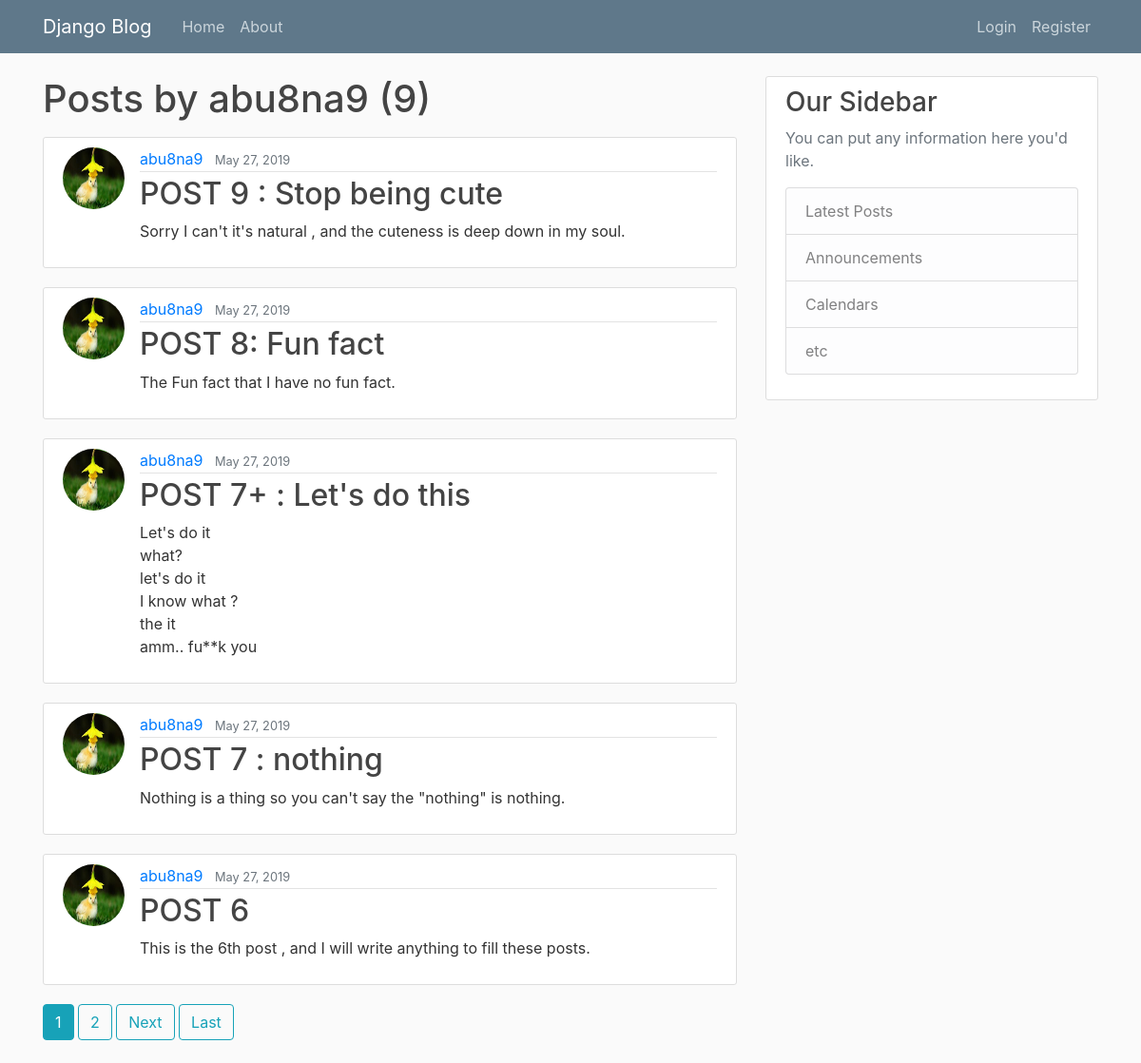
The app's page /user/abu8na9 with its own data.
### blog/models.py (models this page shows, shortened)
class Post(models.Model):
    title = models.CharField(max_length=100)
    content = models.TextField()
    date_posted = models.DateTimeField(default=timezone.now)
    author = models.ForeignKey(User, on_delete=models.CASCADE)

### users/models.py (models this page shows, shortened)
class Profile(models.Model):
    user = models.OneToOneField(User, on_delete=models.CASCADE)
    image = models.ImageField(default='default.jpg', upload_to='profile_pics')

### blog/views.py (the view)
# urls.py: path('user/<str:username>', UserPostListView.as_view(), name='user-posts'),
class UserPostListView(ListView):
    model = Post
    template_name = 'blog/user_posts.html'
    context_object_name = 'posts'
    paginate_by = 5
    def get_queryset(self):
        user = get_object_or_404(User, username=self.kwargs.get('username'))
        return Post.objects.filter(author=user).order_by('-date_posted')

### blog/templates/blog/user_posts.html (shortened to what this page needs)
{% extends "blog/base.html" %}
{% block content %}
    <h1 class="mb-3" >Posts by {{ view.kwargs.username }} ({{ page_obj.paginator.count }})</h1>
    {% for post in posts %}
        <article class="media content-section">
          <img class="rounded-circle article-img" src="{{ post.author.profile.image.url }}">
          <div class="media-body">
            <div class="article-metadata">
              <a class="mr-2" href="{% url 'user-posts' post.author.username %}">{{ post.author }}</a>
              <small class="text-muted">{{ post.date_posted|date:"F d, Y" }}</small>
            </div>
            <h2><a class="article-title" href="{% url 'post-detail' post.id %}">{{ post.title }}</a></h2>
            <p class="article-content">{{ post.content }}</p>
          </div>
        </article>
    {% endfor %}
    {% if is_paginated %}
        {% for num in page_obj.paginator.page_range %}
            {% if page_obj.number == num %}
                <a class="btn btn-info mb-4" href="?page={{ num }}">{{ num }}</a>
            {% elif num > page_obj.number|add:'-3' and num < page_obj.number|add:'3' %}
                <a class="btn btn-outline-info mb-4" href="?page={{ num }}">{{ num }}</a>
            {% endif %}
        {% endfor %}
        {% if page_obj.has_next %}
            <a class="btn btn-outline-info mb-4" href="?page={{ page_obj.next_page_number }}">Next</a>
            <a class="btn btn-outline-info mb-4" href="?page={{ page_obj.paginator.num_pages }}">Last</a>
        {% endif %}
    {% endif %}
{% endblock content %}

### blog/static/blog/main.css (style rules this page uses)
body { background: #fafafa; color: #333333; margin-top: 5rem; }
h1, h2, h3, h4, h5, h6 { color: #444444; }
.content-section { background: #ffffff; padding: 10px 20px; border: 1px solid #dddddd; border-radius: 3px; margin-bottom: 20px; }
.article-title { color: #444444; }
.article-content { white-space: pre-line; }
.article-img { height: 65px; width: 65px; margin-right: 16px; }
.article-metadata { padding-bottom: 1px; margin-bottom: 4px; border-bottom: 1px solid #e3e3e3 }

### records on screen
Post: author.profile.image (picture), author "abu8na9", date_posted "May 27, 2019", title "POST 9 : Stop being cute", content "Sorry I can't it's natural , and the cuteness is deep down in my soul."
Post: author.profile.image (picture), author "abu8na9", date_posted "May 27, 2019", title "POST 8: Fun fact", content "The Fun fact that I have no fun fact."
Post: author.profile.image (picture), author "abu8na9", date_posted "May 27, 2019", title "POST 7+ : Let's do this", content "Let's do it what? let's do it I know what ? the it amm.. fu**k you"
Post: author.profile.image (picture), author "abu8na9", date_posted "May 27, 2019", title "POST 7 : nothing", content "Nothing is a thing so you can't say the \"nothing\" is nothing."
Post: author.profile.image (picture), author "abu8na9", date_posted "May 27, 2019", title "POST 6", content "This is the 6th post , and I will write anything to fill these posts."

### other values on screen
{{ view.kwargs.username }} "abu8na9"
{{ page_obj.paginator.count }} "9"
{{ num }} "1"
{{ num }} "2"
